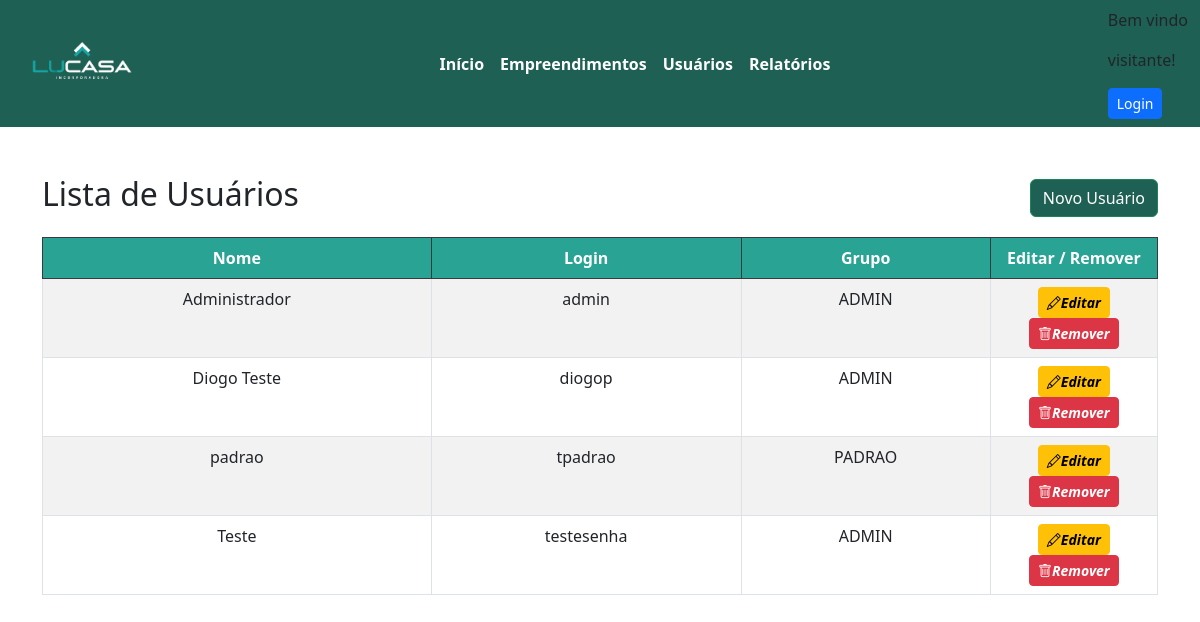
The page /cadUsuario/mostrarUsuarios/ on the database as committed earlier.
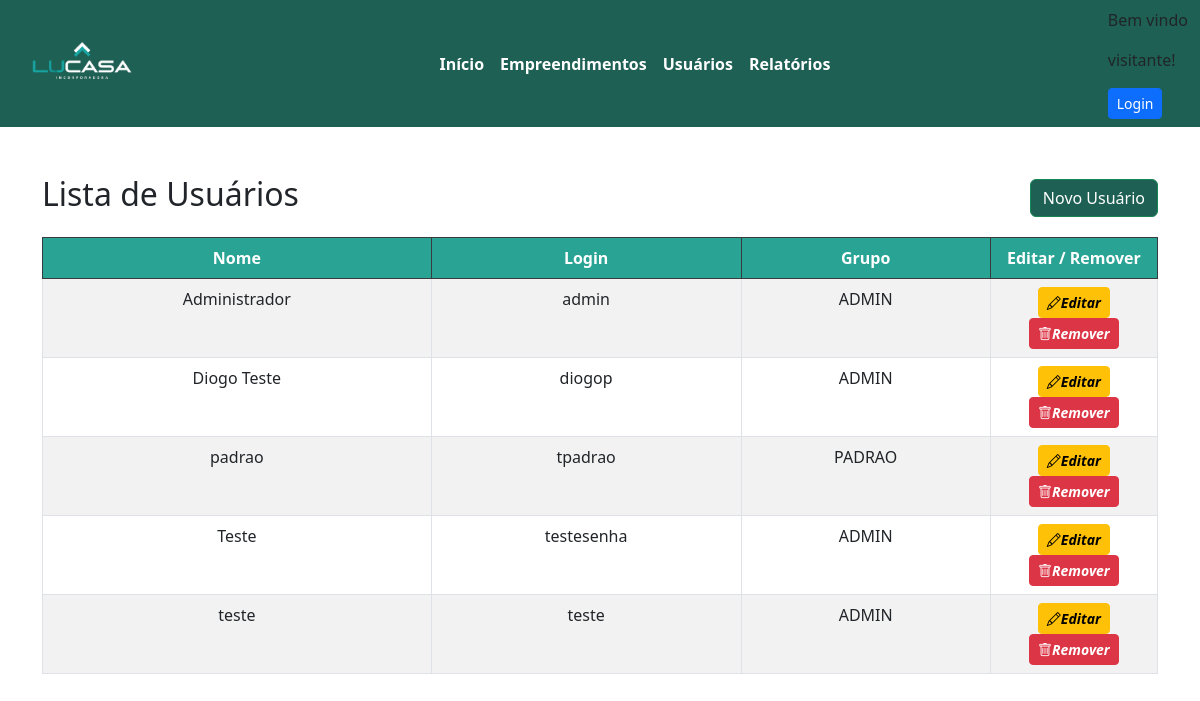
The same page on the database as committed later.
### appteste/models.py (models this page shows, shortened)
class Usuario(models.Model):
    Nome = models.CharField(max_length=200)
    Login = models.CharField(max_length=45)
    Senha = models.CharField(max_length=100)
    Ativo = models.BooleanField(default=True)
    Categoria_Usuario = models.ForeignKey(Categoria_Usuario, on_delete=models.CASCADE)

class Categoria_Usuario(models.Model):
    Descricao = models.CharField(max_length=100)
    Ativa = models.BooleanField(default=True)

### appteste/views.py (the view)
# urls.py: path("mostrarUsuarios/", views.mostrarUsuarios, name="mostrar"),
def mostrarUsuarios(request):
    obj = Usuario.objects.all().select_related('Categoria_Usuario').filter(Ativo = True)
    template_name = "appteste/Usuario/listaUsuario.html"
    context = {"obj": obj}
    return render(request, template_name, context)

### appteste/templates/appteste/Usuario/listaUsuario.html (shortened to what this page needs)
{% extends "appteste/cabecalho.html" %}
{% block content %}
<head>
    {% load static %}
    <link href="{% static 'css/listas.css' %}" rel="stylesheet">
    <link rel="stylesheet" href="https://cdnjs.cloudflare.com/ajax/libs/bootstrap-icons/1.10.5/font/bootstrap-icons.min.css">
</head>
<body>
    <div class="container mt-5">
        <div class="d-flex justify-content-between align-items-center mb-3">
            <h2>Lista de Usuários</h2>
            <button class="btn btn-success"><a href="../cadUsuario/">Novo Usuário</a></button>
        </div>
        <table class="table table-bordered table-hover table-striped table-responsive" id="usuarios">
            <thead class="table-dark">
                <tr>
                    <th style="background-color: #28A394;">Nome</th>
                    <th style="background-color: #28A394;">Login</th>
                    <th style="background-color: #28A394;">Grupo</th>
                    <th style="background-color: #28A394; width: 15%;">Editar / Remover</th>
                </tr>
            </thead>
            <tbody>
                {% for usuario in obj %}
                <tr>
                    <td>{{ usuario.Nome }}</td>
                    <td>{{ usuario.Login }}</td>
                    <td>{{ usuario.Categoria_Usuario.Descricao }}</td>
                    <td style="text-align: center;">
                        <a class="btn btn-warning btn-sm" href="{% url 'updateUsuario' usuario.id %}">
                            <i class="bi bi-pencil"><strong>Editar</strong></i>
                        </a>
                        <a class="btn btn-danger btn-sm" href="{% url 'deleteUsuario' usuario.id %}">
                            <i class="bi bi-trash"><strong>Remover</strong></i>
                        </a>
                    </td>
                </tr>
                {% endfor %}
            </tbody>
        </table>
    {% endblock %}

Rows that differ between the two databases and show on the page:
added Usuario: Nome "teste", Login "teste", Categoria_Usuario.Descricao "ADMIN"
